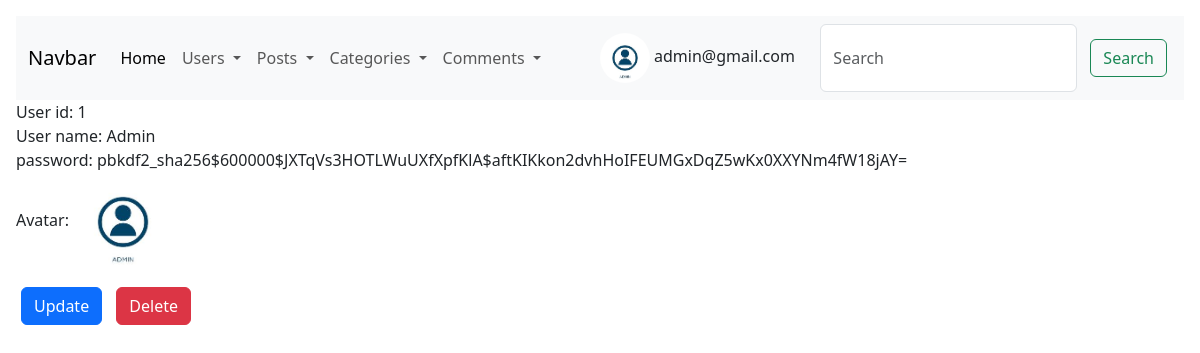
Page /users/usersUser/1 on the committed database.
### Users/models.py (models this page shows, shortened)
class User(AbstractUser):
    username = None
    name = models.CharField(max_length=50, blank=True, null=True)
    email = models.EmailField(unique=True)
    avatar = models.ImageField(upload_to='avatars', blank=True, null=True)
    objects = UserManager()
    USERNAME_FIELD = "email"
    REQUIRED_FIELDS = []
    def get_update_url(self):
        return reverse('users_update_url', kwargs={'id': self.id})
    def get_delete_url(self):
        return reverse('users_delete_url', kwargs={'id': self.id})

### Users/views.py (the view)
# urls.py: path('usersUser/<str:id>', UsersUser.as_view(), name='users_user_url'),
class UsersUser(View):
    def get(self, request, id):
        user = User.objects.get(id=id)
        if user:
            return render(request, 'userUser.html', {'user': user})
        else:
            return render(request, 'userUser.html', {'user': {}})

### Users/templates/userUser.html
{% extends 'base.html' %}
{% block content %}
    User id:
    {{user.id}} <br>
    User name:
    {{user.name}} <br>
    password:
    {{user.password}} <br>
    Avatar:
    {% if user.avatar %}
        <img src="{{user.avatar.url}}" alt="avatar" style="width:100px;"> <br>
    {% endif %}
    <a href="{{user.get_update_url}}"><button class="btn btn-primary">Update</button></a>
    <a href="{{user.get_delete_url}}"><button class="btn btn-danger">Delete</button></a>
{% endblock %}

### templates/base.html (shortened to what this page needs)
<!doctype html>
<html lang="en">
  <head>
    <link href="https://cdn.jsdelivr.net/npm/bootstrap@5.3.2/dist/css/bootstrap.min.css" rel="stylesheet">
    <link href="https://getbootstrap.com/docs/5.3/assets/css/docs.css" rel="stylesheet">
  </head>
  <body class="p-3 m-0 border-0 bd-example m-0 border-0">
    <nav class="navbar navbar-expand-lg bg-body-tertiary">
        <div class="container-fluid">
          <a class="navbar-brand" href="{% url 'posts_home_url' %}">Navbar</a>
          <div class="collapse navbar-collapse" id="navbarSupportedContent">
            <ul class="navbar-nav me-auto mb-2 mb-lg-0">
              <li class="nav-item">
                <a class="nav-link active" aria-current="page" href="{% url 'posts_home_url' %}">Home</a>
              </li>
              <li class="nav-item dropdown">
                <a class="nav-link dropdown-toggle" href="#" role="button" data-bs-toggle="dropdown" aria-expanded="false">
                  Users
                </a>
              </li>
              <li class="nav-item dropdown">
                <a class="nav-link dropdown-toggle" href="#" role="button" data-bs-toggle="dropdown" aria-expanded="false">
                  Posts
                </a>
              </li>
              <li class="nav-item dropdown">
                <a class="nav-link dropdown-toggle" href="#" role="button" data-bs-toggle="dropdown" aria-expanded="false">
                  Categories
                </a>
              </li>
              <li class="nav-item dropdown">
                <a class="nav-link dropdown-toggle" href="#" role="button" data-bs-toggle="dropdown" aria-expanded="false">
                  Comments
                </a>
              </li>
            </ul>
            {% if user.is_authenticated %}
            <div style="margin:0 auto;">
              <img src="{{user.avatar.url}}" alt="User's avatar" style="width: 50px; border-radius: 50%;">
              {{user.email}}
            </div>
            {% endif %}
            <form class="d-flex" role="search">
              <input class="form-control me-2" type="search" placeholder="Search" aria-label="Search">
              <button class="btn btn-outline-success" type="submit">Search</button>
            </form>
          </div>
        </div>
      </nav>
      {% block content %}{% endblock %}
    </body>
    </html>

### templates/base.html (style rules this page uses)
button { margin:15px 5px; }
a { text-decoration:None; color: blue; cursor: default; }

### rows in the picture
User: avatar (picture), email "admin@gmail.com", id "1", name "Admin", password "pbkdf2_sha256$600000$JXTqVs3HOTLWuUXfXpfKlA$aftKIKkon2dvhHoIFEUMGxDqZ5wKx0XXYNm4fW18jAY="
